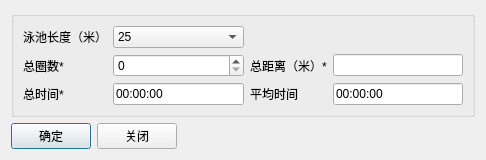
<?xml version="1.0" encoding="UTF-8"?>
<ui version="4.0">
 <class>Dialog_addRecord</class>
 <widget class="QDialog" name="Dialog_addRecord">
  <property name="geometry">
   <rect>
    <x>0</x>
    <y>0</y>
    <width>486</width>
    <height>143</height>
   </rect>
  </property>
  <property name="windowTitle">
   <string>记录游泳数据</string>
  </property>
  <property name="windowIcon">
   <iconset resource="resources.qrc">
    <normaloff>:/picture/pic/add.png</normaloff>:/picture/pic/add.png</iconset>
  </property>
  <layout class="QVBoxLayout" name="verticalLayout_2">
   <item>
    <widget class="QGroupBox" name="groupBox">
     <property name="title">
      <string/>
     </property>
     <layout class="QVBoxLayout" name="verticalLayout">
      <item>
       <layout class="QGridLayout" name="gridLayout">
        <item row="1" column="2">
         <widget class="QLabel" name="label">
          <property name="text">
           <string>总距离（米）*</string>
          </property>
          <property name="buddy">
           <cstring>lineEdit_totalLength</cstring>
          </property>
         </widget>
        </item>
        <item row="2" column="3">
         <widget class="QLineEdit" name="lineEdit_avgTime">
          <property name="text">
           <string>00:00:00</string>
          </property>
         </widget>
        </item>
        <item row="2" column="0">
         <widget class="QLabel" name="label_totalTime">
          <property name="text">
           <string>总时间*</string>
          </property>
          <property name="buddy">
           <cstring>lineEdit_totalTime</cstring>
          </property>
         </widget>
        </item>
        <item row="2" column="2">
         <widget class="QLabel" name="label_avgTime">
          <property name="text">
           <string>平均时间</string>
          </property>
          <property name="buddy">
           <cstring>lineEdit_avgTime</cstring>
          </property>
         </widget>
        </item>
        <item row="1" column="1">
         <widget class="QSpinBox" name="spinBox_totalLaps">
          <property name="maximum">
           <number>999</number>
          </property>
         </widget>
        </item>
        <item row="1" column="0">
         <widget class="QLabel" name="label_totalLaps">
          <property name="text">
           <string>总圈数*</string>
          </property>
          <property name="buddy">
           <cstring>spinBox_totalLaps</cstring>
          </property>
         </widget>
        </item>
        <item row="1" column="3">
         <widget class="QLineEdit" name="lineEdit_totalLength">
          <property name="readOnly">
           <bool>true</bool>
          </property>
         </widget>
        </item>
        <item row="2" column="1">
         <widget class="QLineEdit" name="lineEdit_totalTime">
          <property name="text">
           <string>00:00:00</string>
          </property>
         </widget>
        </item>
        <item row="0" column="0">
         <widget class="QLabel" name="label_2">
          <property name="text">
           <string>泳池长度（米）</string>
          </property>
          <property name="buddy">
           <cstring>comboBox_poolLength</cstring>
          </property>
         </widget>
        </item>
        <item row="0" column="1">
         <widget class="QComboBox" name="comboBox_poolLength">
          <item>
           <property name="text">
            <string>25</string>
           </property>
          </item>
          <item>
           <property name="text">
            <string>50</string>
           </property>
          </item>
         </widget>
        </item>
       </layout>
      </item>
     </layout>
    </widget>
   </item>
   <item>
    <layout class="QHBoxLayout" name="horizontalLayout">
     <item>
      <widget class="QPushButton" name="pushButton_confirm">
       <property name="text">
        <string>确定</string>
       </property>
      </widget>
     </item>
     <item>
      <widget class="QPushButton" name="pushButton_close">
       <property name="text">
        <string>关闭</string>
       </property>
      </widget>
     </item>
     <item>
      <spacer name="horizontalSpacer_2">
       <property name="orientation">
        <enum>Qt::Horizontal</enum>
       </property>
       <property name="sizeHint" stdset="0">
        <size>
         <width>40</width>
         <height>20</height>
        </size>
       </property>
      </spacer>
     </item>
    </layout>
   </item>
  </layout>
 </widget>
 <tabstops>
  <tabstop>comboBox_poolLength</tabstop>
  <tabstop>spinBox_totalLaps</tabstop>
  <tabstop>lineEdit_totalTime</tabstop>
  <tabstop>lineEdit_avgTime</tabstop>
  <tabstop>pushButton_confirm</tabstop>
  <tabstop>pushButton_close</tabstop>
  <tabstop>lineEdit_totalLength</tabstop>
 </tabstops>
 <resources>
  <include location="resources.qrc"/>
 </resources>
 <connections/>
</ui>
